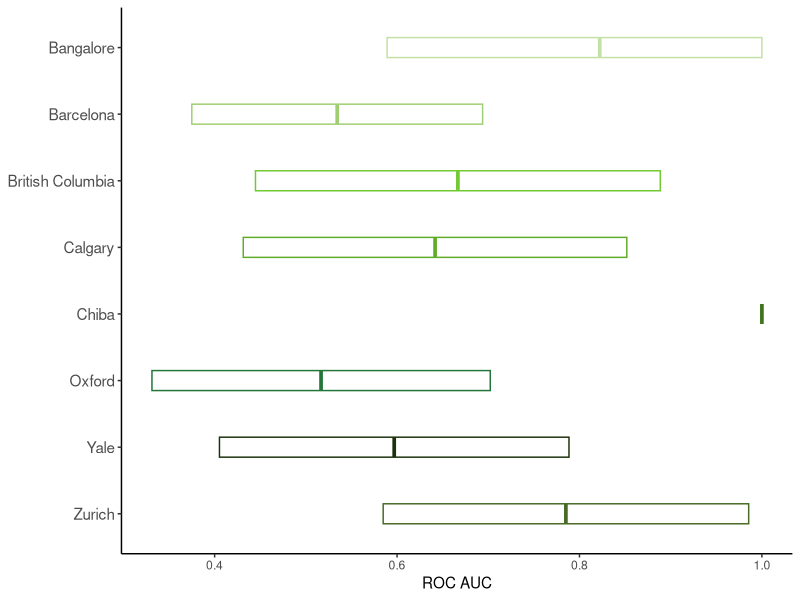

R code for this plot:
##################################################################
## ENIGMA-OCD pediatric siteROC ##
##################################################################
# pediatric / non_hormo / dx
rm(list = ls())
library(ggplot2)
library(dplyr)
library(magrittr)
library(forcats) #reorder factor levels by sorting along another variable

### create data matrix
Site <- c('Bangalore',	'Barcelona',	'British Columbia',	'Calgary',	'Chiba',	'Oxford',	'Yale',	'Zurich')
meanAUC <- c(0.8222,	0.5344,	0.6667,	0.6417,	1,	0.5167,	0.5969,	0.7851)
lowAUC <- c(0.5891,	0.375,	0.4448,	0.4314,	1,	0.3313,	0.4053,	0.5848)
highAUC <- c(1,	0.6938,	0.8886,	0.8519,	1,	0.7022,	0.7885,	0.9855)

siteROC <- cbind(Site, meanAUC, lowAUC, highAUC)
siteROC <- as.data.frame(siteROC)
# siteROC$site <- as.factor(siteROC$site)
# siteROC$site <- sort((unique(siteROC$site)))
siteROC$meanAUC <- as.numeric(siteROC$meanAUC)
siteROC$lowAUC <- as.numeric(siteROC$lowAUC)
siteROC$highAUC <- as.numeric(siteROC$highAUC)
#### check
siteROC %>% as_tibble()
siteROC %>% str()



#############################################################################
##### siteROC visualization#####
#############################################################################
siteROC$Site <-  factor(Site, levels = Site)

ggplot(data = siteROC, aes(x = Site, y = meanAUC, color = Site)) + #800 800
  geom_crossbar(aes(x = Site, ymin = lowAUC, ymax = highAUC), width = 0.3) + 
  scale_x_discrete(limits = rev(levels(siteROC$Site))) +
  coord_flip() +
  xlab("Site") + ylab("ROC AUC") + theme_classic()+
  scale_color_manual(values = c('#c4e0a7', '#a0ce72', '#70c930', 
                                '#60ac29', '#40731b', '#217638', '#1c320c', '#476a24' ))+
  guides(color= 'none') +
  theme(axis.title.y = element_blank(), axis.text.y = element_text(size = 11)) 









